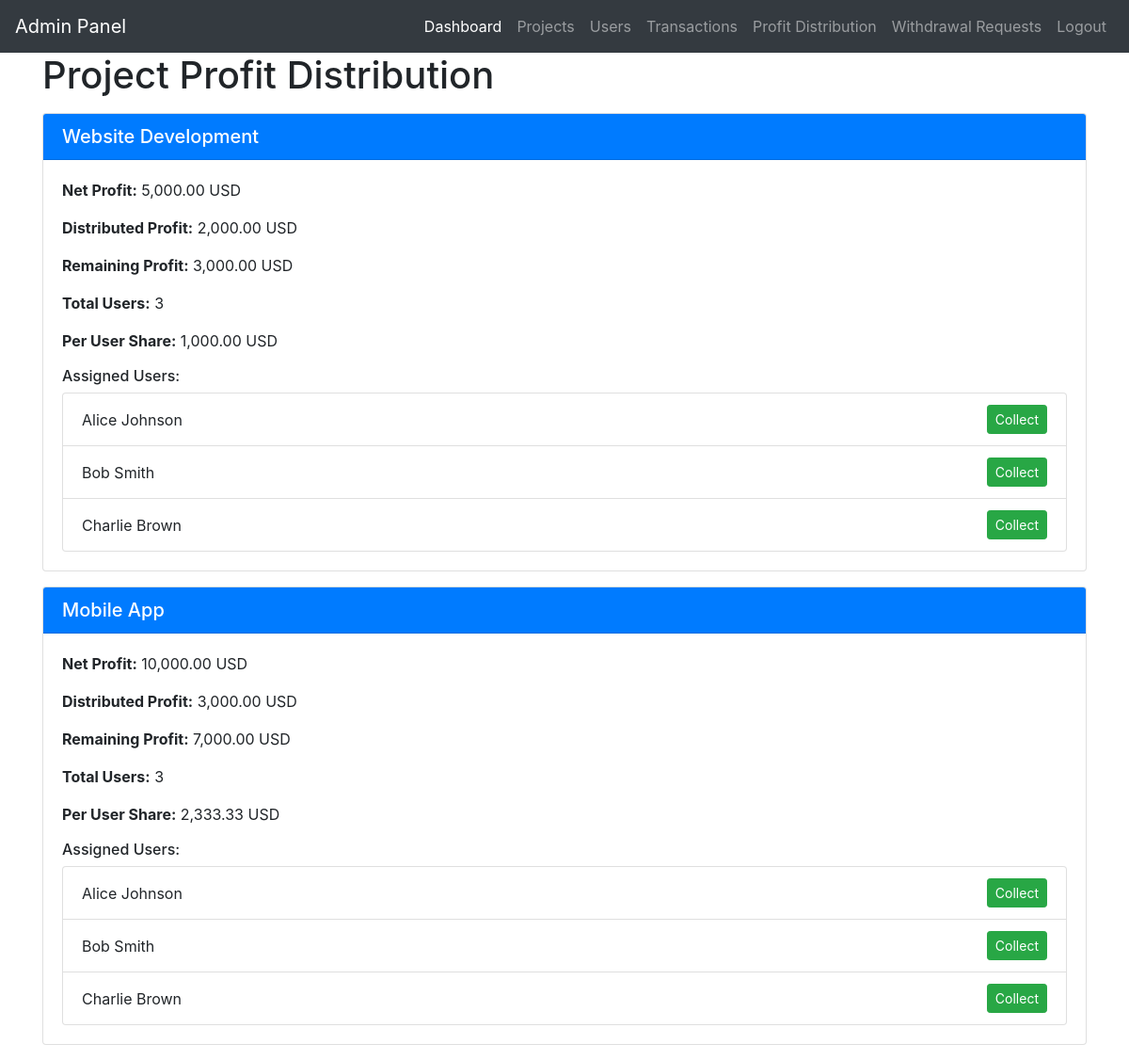
/admin1/profit_distribution.php, run on an earlier commit of the app's database.
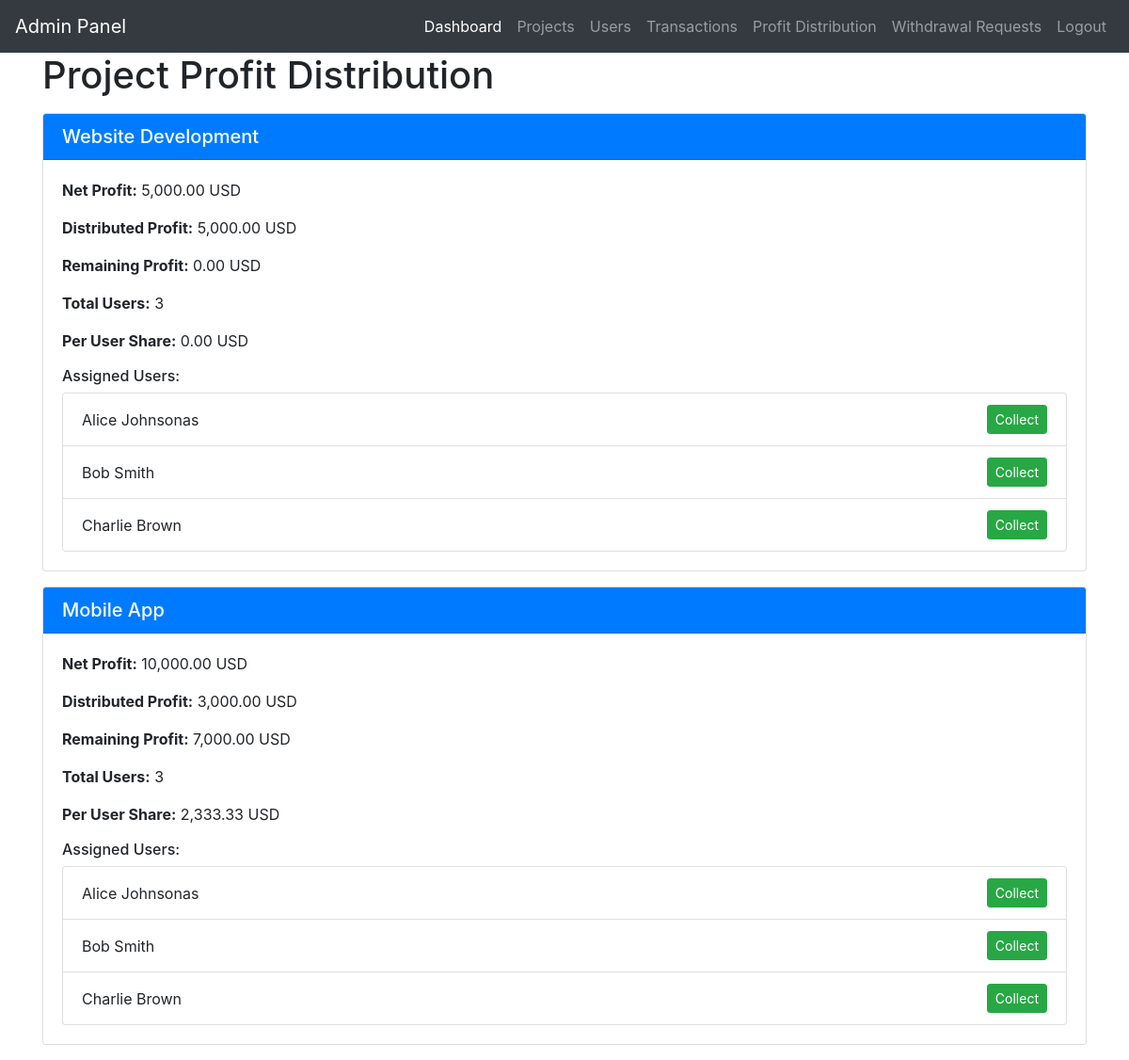
And on a later commit of the database.
### tables this page shows
CREATE TABLE `project_profit` (
  `profit_id` int(11) NOT NULL,
  `project_id` int(11) NOT NULL,
  `net_profit` decimal(10,2) NOT NULL DEFAULT 0.00,
  `distributed_profit` decimal(10,2) NOT NULL DEFAULT 0.00,
  `created_at` timestamp NOT NULL DEFAULT current_timestamp()
);

CREATE TABLE `users` (
  `user_id` int(11) NOT NULL,
  `name` varchar(255) NOT NULL,
  `email` varchar(255) NOT NULL,
  `password_hash` varchar(255) NOT NULL,
  `role` enum('admin','employee','investor') NOT NULL,
  `wallet_balance` decimal(12,2) DEFAULT 0.00,
  `created_at` timestamp NOT NULL DEFAULT current_timestamp()
);

CREATE TABLE `projects` (
  `project_id` int(11) NOT NULL,
  `name` varchar(255) NOT NULL,
  `description` text DEFAULT NULL,
  `start_date` date DEFAULT NULL,
  `end_date` date DEFAULT NULL,
  `created_at` timestamp NOT NULL DEFAULT current_timestamp(),
  `status` enum('pending','in_progress','completed') NOT NULL DEFAULT 'pending'
);

### admin1/profit_distribution.php (the view, shortened to what this page needs)
<?php
include 'config.php';
$projectsQuery = "
    SELECT p.project_id, p.name, pp.net_profit, pp.distributed_profit
    FROM projects p
    JOIN project_profit pp ON p.project_id = pp.project_id
";
$projectsResult = mysqli_query($conn, $projectsQuery);
?>
<?php include 'nav.php'; ?>
<!DOCTYPE html>
<html lang="en">
<head>
    <link rel="stylesheet" href="https://stackpath.bootstrapcdn.com/bootstrap/4.5.2/css/bootstrap.min.css">
</head>
<body>
<div class="container">
    <h1>Project Profit Distribution</h1>
    <?php while ($project = mysqli_fetch_assoc($projectsResult)): ?>
        <?php
        $remainingProfit = $project['net_profit'] - $project['distributed_profit'];
        $usersQuery = "
            SELECT u.user_id, u.name
            FROM project_users pu
            JOIN users u ON pu.user_id = u.user_id
            WHERE pu.project_id = {$project['project_id']}
        ";
        $usersResult = mysqli_query($conn, $usersQuery);
        $totalUsers = mysqli_num_rows($usersResult);
        $individualShare = $totalUsers > 0 ? $remainingProfit / $totalUsers : 0;
        ?>
        <div class="card my-3">
            <div class="card-header bg-primary text-white">
                <h5 class="mb-0"><?php echo $project['name']; ?></h5>
            </div>
            <div class="card-body">
                <p><strong>Net Profit:</strong> <?php echo number_format($project['net_profit'], 2); ?> USD</p>
                <p><strong>Distributed Profit:</strong> <?php echo number_format($project['distributed_profit'], 2); ?> USD</p>
                <p><strong>Remaining Profit:</strong> <?php echo number_format($remainingProfit, 2); ?> USD</p>
                <p><strong>Total Users:</strong> <?php echo $totalUsers; ?></p>
                <p><strong>Per User Share:</strong> <?php echo number_format($individualShare, 2); ?> USD</p>
                <h6>Assigned Users:</h6>
                <ul class="list-group">
                    <?php while ($user = mysqli_fetch_assoc($usersResult)): ?>
                        <li class="list-group-item d-flex justify-content-between align-items-center">
                            <?php echo $user['name']; ?>
                            <form action="profit_distribution.php" method="POST" class="d-inline">
                                <button type="submit" class="btn btn-success btn-sm" name="collect_profit">Collect</button>
                            </form>
                        </li>
                    <?php endwhile; ?>
                </ul>
            </div>
        </div>
    <?php endwhile; ?>
</div>
</body>
</html>

What changed in the data, as far as the page shows it:
changed project_profit "Website Development": distributed_profit "2,000.00" → "5,000.00"; remainingProfit "3,000.00" → "0.00"; individualShare "1,000.00" → "0.00"
changed users: name "Alice Johnson" → "Alice Johnsonas"
